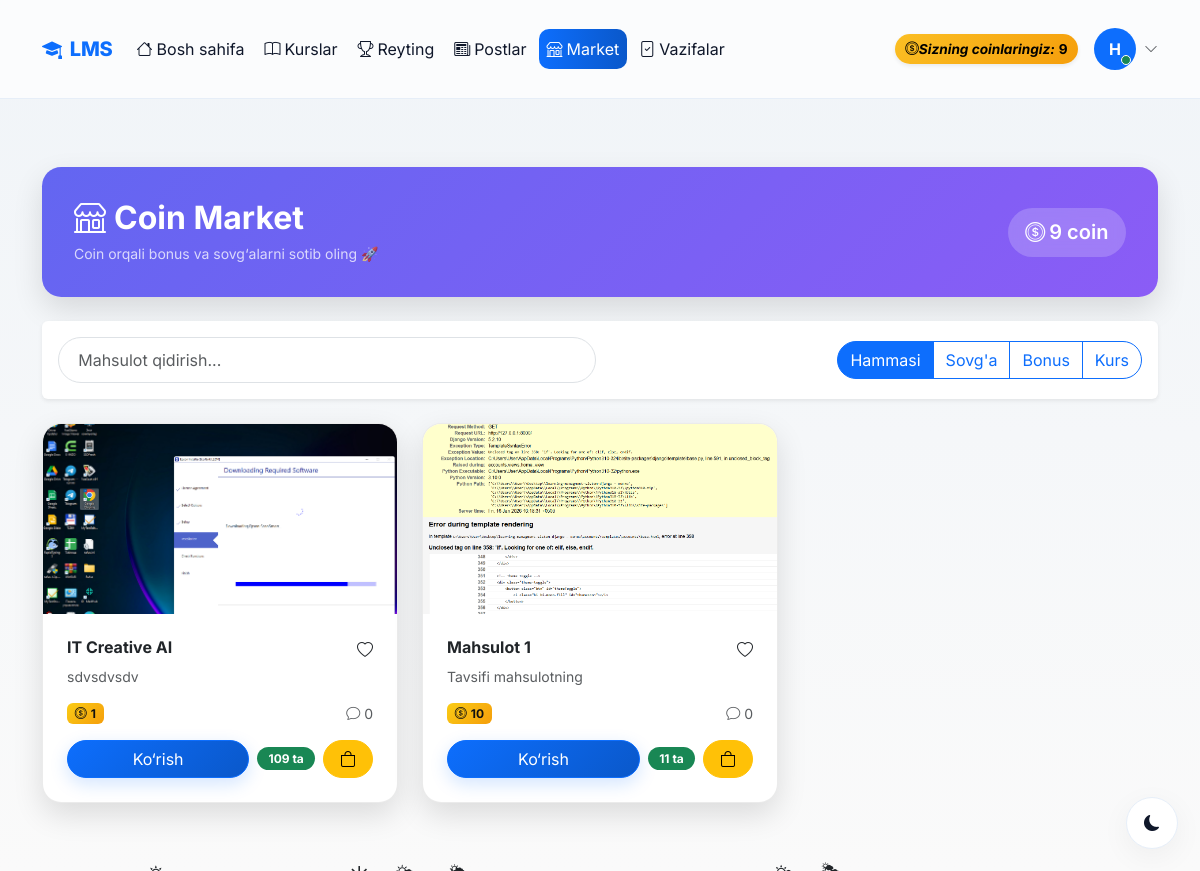
The page /market/ (signed in) on the database as committed earlier.
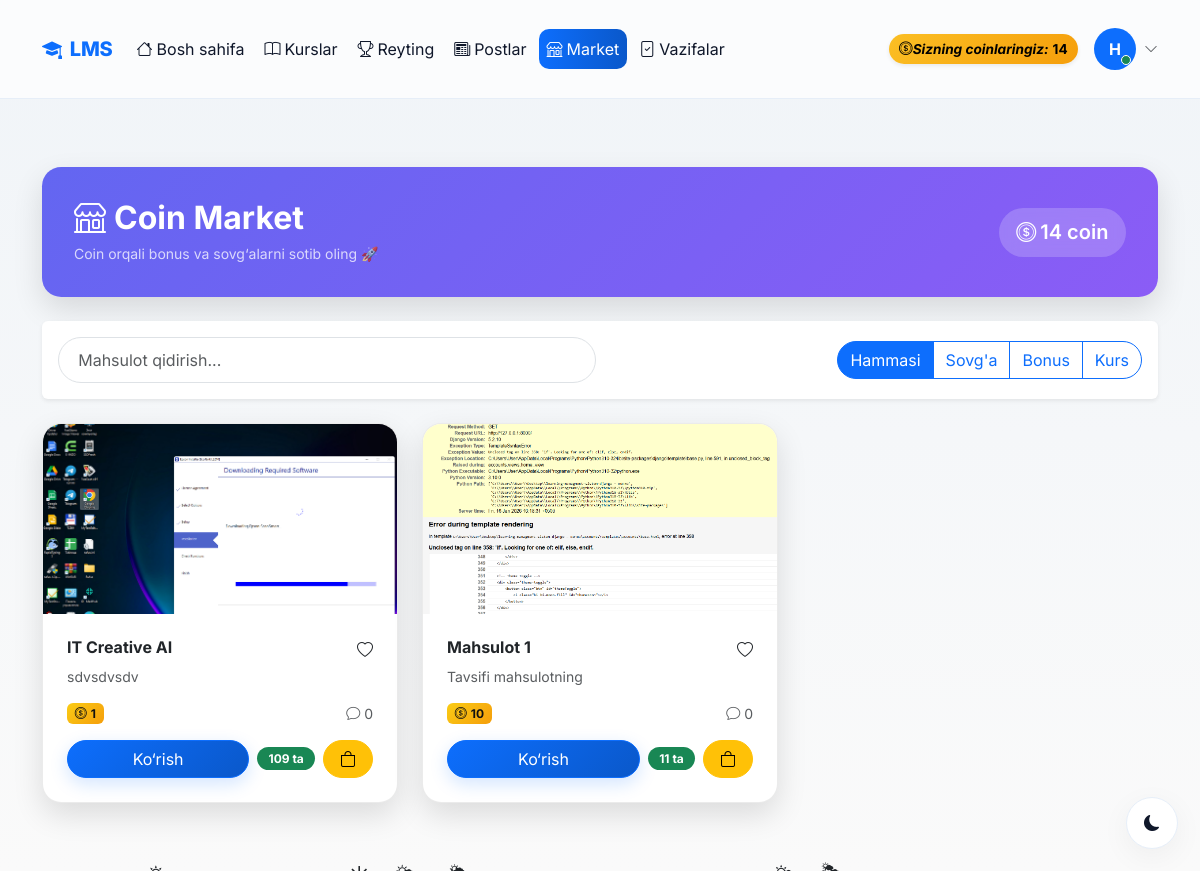
The same page on the database as committed later.
### accounts/models.py (models this page shows, shortened)
class CustomUser(AbstractUser):
    ROLE_CHOICES = (
        ('admin', 'Admin'),
        ('teacher', 'O\'qituvchi'),
        ('student', 'O\'quvchi'),
    )
    first_name = models.CharField(max_length=100, verbose_name="Ism")
    last_name = models.CharField(max_length=100, verbose_name="Familiya")
    phone = models.CharField(max_length=20, unique=True, verbose_name="Telefon raqam")
    role = models.CharField(max_length=20, choices=ROLE_CHOICES, default='student', verbose_name="Rol")
    photo = models.ImageField(upload_to='profiles/', blank=True, null=True, verbose_name="Profil rasmi")
    profession = models.ForeignKey(Profession, on_delete=models.SET_NULL, null=True, blank=True, related_name='students', verbose_name="Yo'nalish")
    is_blocked = models.BooleanField(default=False, verbose_name="Bloklangan")
    last_activity = models.DateTimeField(null=True, blank=True, verbose_name="Oxirgi faollik")
    bio = models.TextField(blank=True, null=True, verbose_name="O'zi haqida")
    coins = models.IntegerField(default=0, verbose_name="Coinlar")
    total_online_time = models.IntegerField(default=0, verbose_name="Jami online vaqt (daqiqa)")
    address = models.CharField(max_length=300, blank=True, null=True, verbose_name="Yashash manzili")
    birth_date = models.DateField(null=True, blank=True, verbose_name="Tug'ilgan kuni")
    id_card = models.FileField(upload_to='documents/id_cards/', blank=True, null=True, verbose_name="ID karta/Pasport")
    birth_certificate = models.FileField(upload_to='documents/birth_certificates/', blank=True, null=True, verbose_name="Tug'ilganlik haqida guvohnoma")
    @property
    def is_admin(self):
        return self.role == 'admin'
    @property
    def is_teacher(self):
        return self.role == 'teacher'
    class Meta:
        verbose_name = "Foydalanuvchi"
        verbose_name_plural = "Foydalanuvchilar"

### accounts/views.py (the view)
# urls.py: path('market/', views.market_list, name='market_list'),
@login_required
def market_list(request):
    products = Product.objects.filter(is_active=True)
    return render(request, 'accounts/market/list.html', {'products': products})

### accounts/management/commands/check_birthdays.py (called while the page is built, shortened)
    def handle(self, *args, **kwargs):
        today = timezone.now().date()
        users = CustomUser.objects.filter(birth_date__day=today.day, birth_date__month=today.month)
        if not users.exists():
            self.stdout.write(self.style.SUCCESS('No birthdays today.'))
            return

### accounts/models.py (called while the page is built)
    @property
    def comments_count(self):
        return self.comments.count()

### accounts/templates/accounts/market/list.html (shortened to what this page needs)
{% extends 'accounts/base.html' %}
{% block content %}
<div class="container py-5 market-wrap">
<div class="market-hero mb-5 d-flex flex-wrap justify-content-between align-items-center gap-3">
    <div>
        <h2 class="fw-bold mb-1"><i class="bi bi-shop me-2"></i>Coin Market</h2>
        <small class="opacity-75">Coin orqali bonus va sovg‘alarni sotib oling 🚀</small>
    </div>
    <div class="coin-pill fs-5"><i class="bi bi-coin me-1"></i>{{ user.coins }} coin</div>
</div>
<div class="market-tools mb-4 p-3 rounded shadow-sm bg-body">
    <div class="row g-2 align-items-center">
        <div class="col-md-6">
            <input id="searchInput" class="form-control search-input" placeholder="Mahsulot qidirish...">
        </div>
        <div class="col-md-6 text-md-end">
            <div class="btn-group">
                <button class="btn btn-outline-primary filter-btn active" onclick="filterCat('all')">Hammasi</button>
                <button class="btn btn-outline-primary filter-btn" onclick="filterCat('gift')">Sovg'a</button>
                <button class="btn btn-outline-primary filter-btn" onclick="filterCat('bonus')">Bonus</button>
                <button class="btn btn-outline-primary filter-btn" onclick="filterCat('course')">Kurs</button>
            </div>
        </div>
    </div>
</div>
<div class="row g-4" id="productList">
{% for product in products %}
<div class="col-sm-6 col-lg-4 product-item" data-name="{{ product.name|lower }}" data-cat="gift">
<div class="market-card h-100 d-flex flex-column">
    <img src="{{ product.image.url }}" class="market-img w-100">
    <div class="p-4 d-flex flex-column flex-grow-1">
        <div class="d-flex justify-content-between align-items-start mb-1">
            <h6 class="fw-bold mb-0">{{ product.name }}</h6>
            <i class="bi bi-heart like-btn" onclick="toggleLike(this)"></i>
        </div>
        <p class="small text-body-secondary mb-3">
            {{ product.description|truncatewords:14 }}
        </p>
        <div class="d-flex justify-content-between align-items-center mb-3">
            <span class="badge price-badge">
                <i class="bi bi-coin me-1"></i>{{ product.coin_price }}
            </span>
            <small class="text-muted">
                <i class="bi bi-chat"></i> {{ product.comments_count }}
            </small>
        </div>
        <div class="mt-auto d-flex gap-2 align-items-center">
            <a href="{% url 'market_detail' product.pk %}" class="btn btn-primary w-100 rounded-pill">
                Ko‘rish
            </a>
            {% if product.stock > 0 %}
                <span class="badge bg-success stock">{{ product.stock }} ta</span>
            {% else %}
                <span class="badge bg-danger stock">Tugagan</span>
            {% endif %}
            <button class="btn btn-warning rounded-pill px-3" onclick="openBuy('{{ product.name }}', {{ product.coin_price }})">
                <i class="bi bi-bag"></i>
            </button>
        </div>
    </div>
</div>
</div>
{% endfor %}
</div>
</div>
{% endblock %}

### accounts/templates/accounts/base.html (shortened to what the changed rows need)
<!DOCTYPE html>
<html lang="uz" data-bs-theme="light">
<head>
    {% load static %}
    <link rel="stylesheet" href="{% static 'effects/weather_effect.css' %}">
    <link rel="stylesheet" href="{% static 'css/base.css' %}">
    <link href="https://cdn.jsdelivr.net/npm/bootstrap@5.3.2/dist/css/bootstrap.min.css" rel="stylesheet">
    <link href="https://cdn.jsdelivr.net/npm/bootstrap-icons@1.11.1/font/bootstrap-icons.css" rel="stylesheet">
</head>
<body>
    {% if user.is_authenticated %}
    <nav class="navbar navbar-expand-lg sticky-top">
        <div class="container main-container">
            <a class="navbar-brand d-flex align-items-center gap-2" href="{% url 'home' %}">
                <i class="bi bi-mortarboard-fill"></i>
                <span>LMS</span>
            </a>
            <div class="collapse navbar-collapse" id="navbarNav">
                <ul class="navbar-nav me-auto mb-2 mb-lg-0 align-items-lg-center gap-lg-1">
                    <li class="nav-item">
                        <a class="nav-link {% if request.resolver_match.url_name == 'home' %}active{% endif %}"
                            href="{% url 'home' %}">
                            <i class="bi bi-house me-1"></i>Bosh sahifa
                        </a>
                    </li>
                    <li class="nav-item">
                        <a class="nav-link {% if request.resolver_match.url_name and 'profession' in request.resolver_match.url_name %}active{% endif %}"
                            href="{% url 'professions' %}">
                            <i class="bi bi-book me-1"></i>Kurslar
                        </a>
                    </li>
                    <li class="nav-item">
                        <a class="nav-link {% if request.resolver_match.url_name == 'leaderboard' %}active{% endif %}"
                            href="{% url 'leaderboard' %}">
                            <i class="bi bi-trophy me-1"></i>Reyting
                        </a>
                    </li>
                    <li class="nav-item">
                        <a class="nav-link {% if request.resolver_match.app_names and 'blog' in request.resolver_match.app_names %}active{% endif %}"
                            href="{% url 'blog:post_list' %}">
                            <i class="bi bi-newspaper me-1"></i>Postlar
                        </a>
                    </li>
                    <li class="nav-item">
                        <a class="nav-link {% if 'market' in request.resolver_match.url_name %}active{% endif %}"
                            href="{% url 'market_list' %}">
                            <i class="bi bi-shop me-1"></i>Market
                        </a>
                    </li>
                    {% if user.is_teacher or user.is_admin %}
                    <li class="nav-item">
                        <a class="nav-link {% if request.resolver_match.url_name == 'homework_submissions' %}active{% endif %}"
                            href="{% url 'homework_submissions' %}">
                            <i class="bi bi-file-check me-1"></i>Vazifalar
                        </a>
                    </li>
                    {% endif %}
                </ul>
                <div class="d-flex align-items-center gap-3">
                    <div class="coin-badge d-flex align-items-center gap-1 shadow-sm" title="Sizning coinlaringiz">
                        <i class="bi bi-coin">Sizning coinlaringiz: </i>
                        {{ user.coins|default:0 }}
                    </div>
                    <div class="dropdown">
                        <a class="d-flex align-items-center gap-2 text-decoration-none" data-bs-toggle="dropdown"
                            aria-expanded="false" role="button">
                            <div class="position-relative">
                                {% if user.profile.image and user.profile.image.url %}
                                <img src="{{ user.profile.image.url }}" class="rounded-circle shadow-sm"
                                    style="width:42px;height:42px;object-fit:cover"
                                    alt="{{ user.get_full_name|default:user.username }}">
                                {% elif user.avatar_url %}
                                <img src="{{ user.avatar_url }}" class="rounded-circle shadow-sm"
                                    style="width:42px;height:42px;object-fit:cover"
                                    alt="{{ user.get_full_name|default:user.username }}">
                                {% else %}
                                <div class="rounded-circle bg-primary text-white d-flex align-items-center justify-content-center fw-bold"
                                    style="width:42px;height:42px;">
                                    {{ user.get_full_name|default:user.username|slice:":1"|upper }}
                                </div>
                                {% endif %}
                                <span
                                    class="position-absolute bottom-0 end-0 translate-middle p-1 bg-success border border-white rounded-circle"></span>
                            </div>
                            <i class="bi bi-chevron-down small text-muted"></i>
                        </a>
                    </div>
                </div>
            </div>
        </div>
    </nav>
    {% endif %}
    <main class="main-container">
        {% block content %}{% endblock %}
    </main>
</body>
</html>

Rows that differ between the two databases and show on the page:
changed CustomUser: coins "9" → "14"
